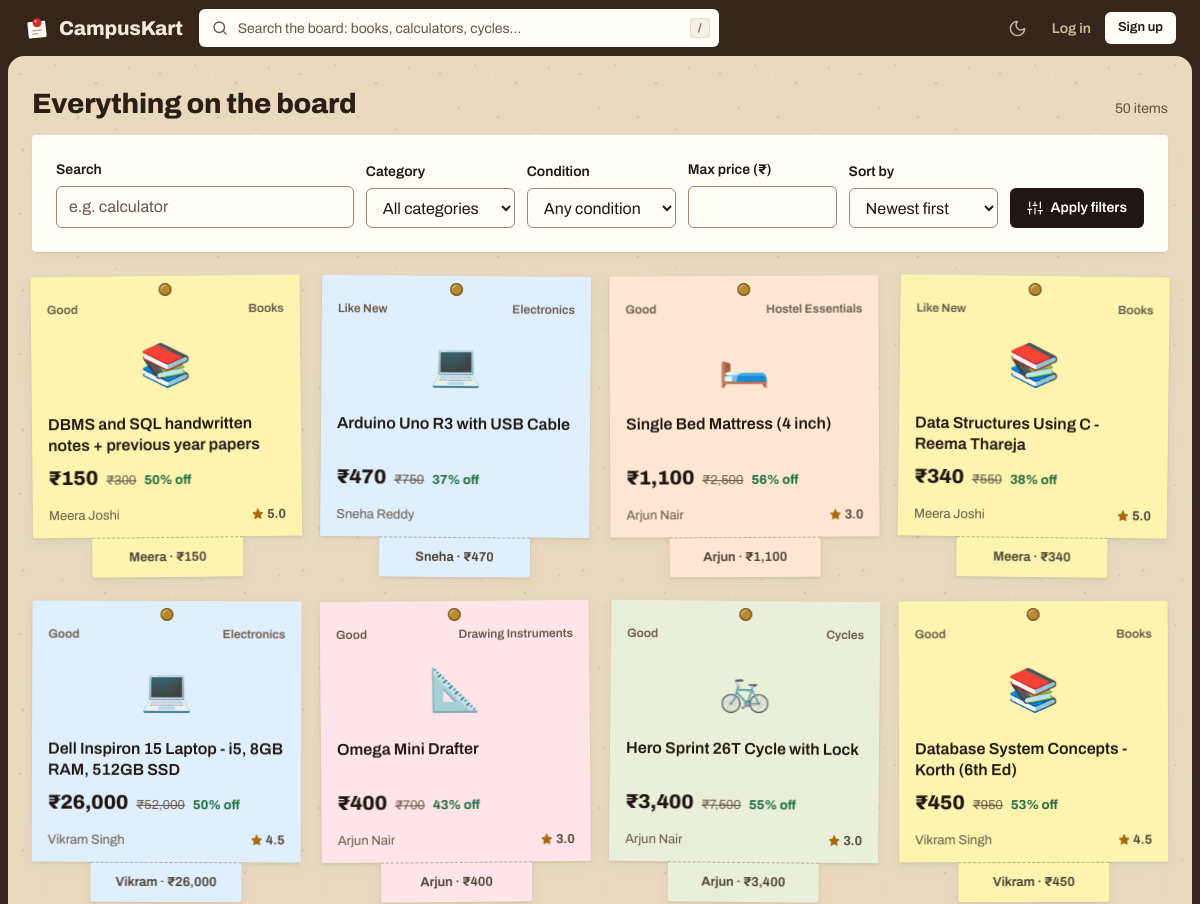
The page /search (upper part) on the database as committed earlier.
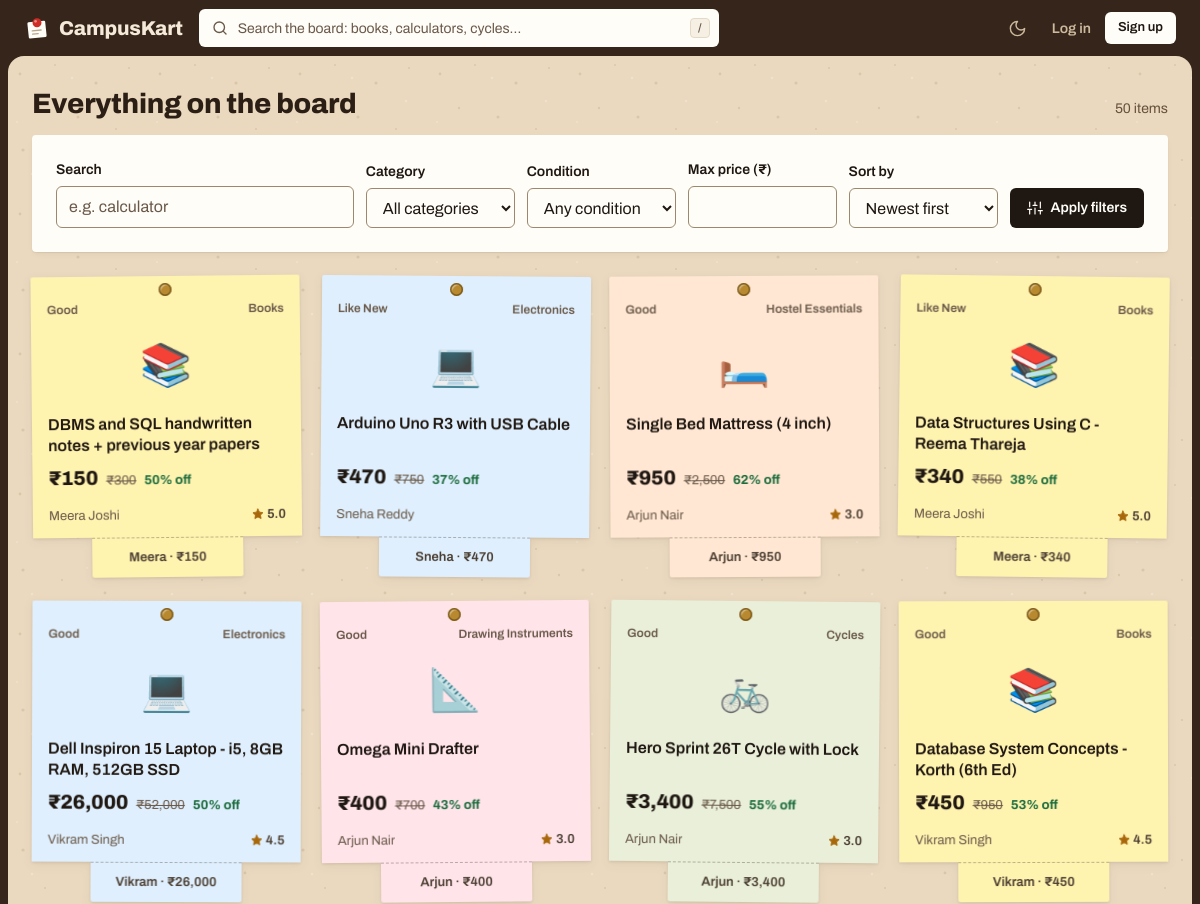
The same page on the database as committed later.
### tables this page shows
CREATE TABLE products (
    product_id     INTEGER PRIMARY KEY AUTOINCREMENT,
    seller_id      INTEGER NOT NULL REFERENCES users(user_id) ON DELETE CASCADE,
    category_id    INTEGER NOT NULL REFERENCES categories(category_id),
    title          TEXT    NOT NULL,
    description    TEXT    NOT NULL,
    original_price REAL    NOT NULL CHECK (original_price > 0),
    price          REAL    NOT NULL CHECK (price > 0),
    condition      TEXT    NOT NULL CHECK (condition IN ('New', 'Like New', 'Good', 'Fair')),
    age_months     INTEGER NOT NULL DEFAULT 0 CHECK (age_months >= 0),
    status         TEXT    NOT NULL DEFAULT 'available'
                   CHECK (status IN ('pending', 'available', 'sold', 'rejected', 'removed')),
    is_flagged     INTEGER NOT NULL DEFAULT 0 CHECK (is_flagged IN (0, 1)),
    spam_score     REAL    NOT NULL DEFAULT 0,      -- filled by AI spam detector
    flag_reason    TEXT,
    created_at     TEXT    NOT NULL DEFAULT (datetime('now', 'localtime'))
);

### app.py (the view)
@app.route("/search")
def search():
    q = request.args.get("q", "").strip()
    category = request.args.get("category", type=int)
    condition = request.args.get("condition", "")
    max_price = request.args.get("max_price", type=float)
    sort = request.args.get("sort", "newest")
    sql = "SELECT * FROM v_product_details WHERE status = 'available'"
    args = []
    if q:
        sql += " AND (title LIKE ? OR description LIKE ? OR category_name LIKE ?)"
        args += [f"%{q}%"] * 3
    if category:
        sql += " AND category_id = ?"
        args.append(category)
    if condition in CONDITIONS:
        sql += " AND condition = ?"
        args.append(condition)
    if max_price:
        sql += " AND price <= ?"
        args.append(max_price)
    sql += {"price_low": " ORDER BY price ASC",
            "price_high": " ORDER BY price DESC",
            "rating": " ORDER BY seller_rating DESC, created_at DESC"}.get(sort, " ORDER BY created_at DESC")
    results = query(sql, args)
    if q and g.user and g.user["role"] == "user":
        with tx() as db:
            db.execute("INSERT INTO search_history (user_id, query) VALUES (?, ?)",
                       (g.user["user_id"], q.lower()))
    ai_suggestions = []
    if q and not results:
        ai_suggestions = _semantic_search(q)
    return render_template("search.html", results=results, q=q, category=category,
                           condition=condition, max_price=max_price, sort=sort,
                           ai_suggestions=ai_suggestions)

### app.py (called while the page is built)
def get_db():
    if "db" not in g:
        g.db = sqlite3.connect(DB_PATH)
        g.db.row_factory = sqlite3.Row
        g.db.execute("PRAGMA foreign_keys = ON")
    return g.db

def query(sql, args=(), one=False):
    rows = get_db().execute(sql, args).fetchall()
    return (rows[0] if rows else None) if one else rows

@app.before_request
def load_user():
    g.user = None
    if "user_id" in session:
        g.user = query("SELECT * FROM users WHERE user_id = ?", (session["user_id"],), one=True)
        if g.user is None or g.user["is_blocked"]:
            session.clear()
            g.user = None

@app.context_processor
def inject_globals():
    unread = 0
    if g.user:
        unread = query("SELECT COUNT(*) AS n FROM notifications WHERE user_id = ? AND is_read = 0",
                       (g.user["user_id"],), one=True)["n"]
    return {"categories": query("SELECT * FROM categories ORDER BY category_id"),
            "unread_count": unread, "conditions": CONDITIONS}

### templates/search.html (shortened to what this page needs)
{% extends "base.html" %}
{% from "_macros.html" import product_card, icon, ai_badge, empty_state %}
{% block content %}
<div class="section-head">
  <div>
    <h1 id="results-title">{% if q %}Results for “{{ q }}”{% else %}Everything on the board{% endif %}</h1>
  </div>
  <span class="results-meta" role="status">{{ results|length }} item{{ '' if results|length == 1 else 's' }}</span>
</div>
<form class="card filters" method="get" aria-label="Search filters">
  <div class="field">
    <label for="f-q">Search</label>
    <input id="f-q" name="q" type="search" value="{{ q }}" placeholder="e.g. calculator">
  </div>
  <div class="field">
    <label for="f-cat">Category</label>
    <select id="f-cat" name="category">
      <option value="">All categories</option>
    </select>
  </div>
  <div class="field">
    <label for="f-cond">Condition</label>
    <select id="f-cond" name="condition">
      <option value="">Any condition</option>
    </select>
  </div>
  <div class="field">
    <label for="f-max">Max price (₹)</label>
    <input id="f-max" name="max_price" type="number" inputmode="numeric" min="0" value="{{ max_price|int if max_price else '' }}">
  </div>
  <div class="field">
    <label for="f-sort">Sort by</label>
    <select id="f-sort" name="sort">
      {% for v, l in [('newest', 'Newest first'), ('price_low', 'Price: low to high'), ('price_high', 'Price: high to low'), ('rating', 'Best-rated sellers')] %}
      <option value="{{ v }}" {% if sort == v %}selected{% endif %}>{{ l }}</option>
      {% endfor %}
    </select>
  </div>
  <button class="btn">{{ icon('sliders', 16) }}Apply filters</button>
</form>
<section class="mt-6" aria-labelledby="results-title">
  {% if results %}
    <div class="grid">{% for p in results %}{{ product_card(p, None, loop.index0) }}{% endfor %}</div>
  {% endif %}
</section>
{% endblock %}

### templates/_macros.html (shortened to what this page needs)
{% set TILTS = [-0.6, 0.45, -0.3, 0.7, 0.2, -0.5, 0.55, -0.15] %}
{% macro cat_picture(category_id, emoji, size=72, lazy=True) -%}
     {% if lazy %}loading="lazy" {% endif %}decoding="async" onerror="this.hidden=true;this.nextElementSibling.hidden=false"><span class="thumb-fallback emoji" aria-hidden="true" hidden>{{ emoji }}</span>
{%- endmacro %}
{% macro icon(name, size=18, cls='') -%}
<svg class="icon {{ cls }}" width="{{ size }}" height="{{ size }}" viewBox="0 0 24 24" fill="none" stroke="currentColor" stroke-width="1.8" stroke-linecap="round" stroke-linejoin="round" aria-hidden="true" focusable="false">{{ ICONS.get(name, '')|safe }}</svg>
{%- endmacro %}
{% macro product_card(p, reason=None, i=0, tabs=True) %}
{% set off = ((1 - p.price / p.original_price) * 100)|round|int %}
<a class="slip paper-{{ p.category_id }}" style="--tilt: {{ TILTS[i % 8] }}deg" href="{{ url_for('product', pid=p.product_id) }}">
  <span class="slip-body">
    <span class="slip-top"><span>{{ p.condition }}</span><span>{{ p.category_name }}</span></span>
    <span class="slip-art">{{ cat_picture(p.category_id, p.category_icon) }}</span>
    <span class="slip-title">{{ p.title }}</span>
    <span class="price-line">
      <span class="price">₹{{ p.price|inr }}</span>
      <span class="mrp"><span class="sr-only">MRP </span>₹{{ p.original_price|inr }}</span>
      {% if off >= 5 %}<span class="off">{{ off }}% off</span>{% endif %}
    </span>
    <span class="slip-meta">
      <span class="seller">{{ p.seller_name }}</span>
      {% if p.seller_rating %}<span class="rating">{{ icon('star', 12) }}{{ p.seller_rating }}<span class="sr-only"> seller rating</span></span>{% endif %}
    </span>
  </span>
  {% if tabs %}<span class="tearoff{{ ' is-torn' if p.status != 'available' }}" aria-hidden="true"><span class="tab-slot"><span class="tab">{{ p.seller_name.split()[0] }} · ₹{{ p.price|inr }}</span></span></span>{% endif %}
</a>
{% endmacro %}

Rows that differ between the two databases and show on the page:
changed products "Single Bed Mattress (4 inch)": price|inr "1,100" → "950"; off "56" → "62"
